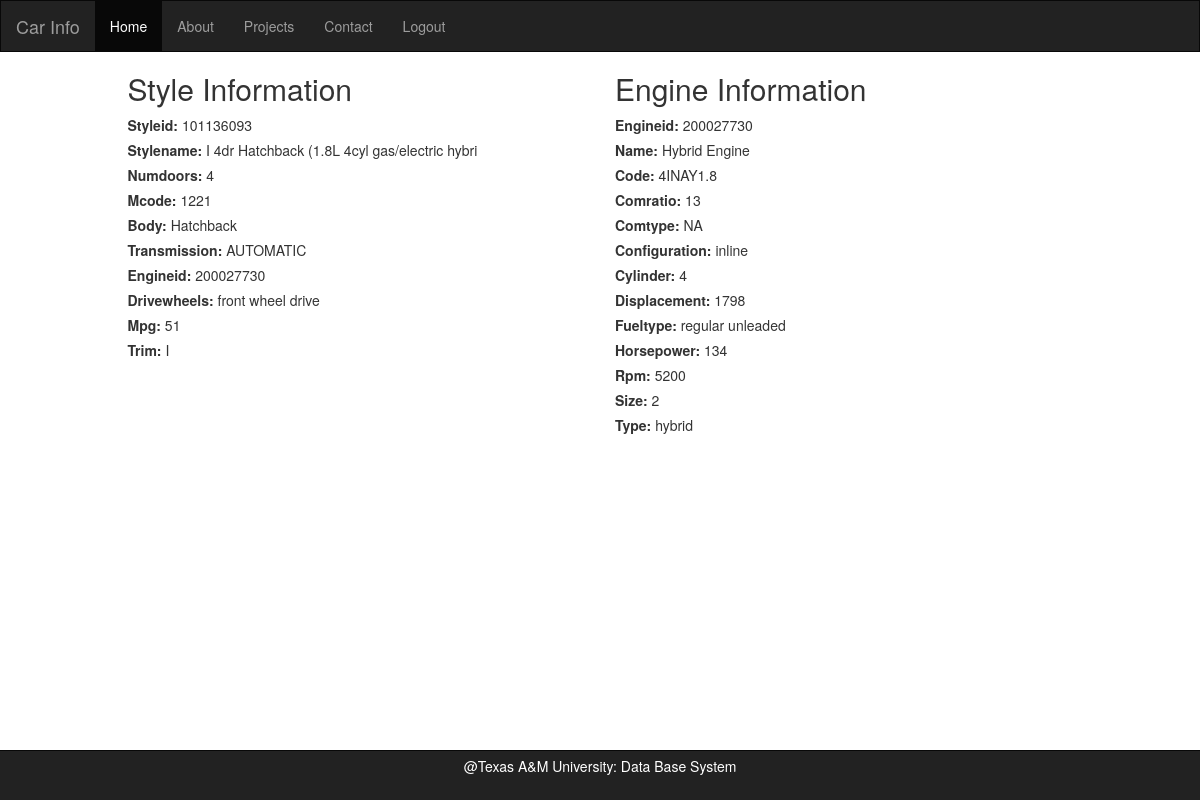
Screenshot of /PHP-MySQL-Car/details/index.php?styleid=101136093 with the database file from the repository.
### tables this page shows
CREATE TABLE `styles` (
  `styleid` int(11) NOT NULL,
  `stylename` varchar(45) DEFAULT NULL,
  `numDoors` int(11) DEFAULT NULL,
  `mCode` varchar(45) DEFAULT NULL,
  `body` varchar(45) DEFAULT NULL,
  `transmission` varchar(45) DEFAULT NULL,
  `engineid` int(11) DEFAULT NULL,
  `driveWheels` varchar(45) DEFAULT NULL,
  `MPG` int(11) DEFAULT NULL,
  `trim` varchar(45) DEFAULT NULL,
  PRIMARY KEY (`styleid`)
);

CREATE TABLE `engine` (
  `engineid` int(11) NOT NULL,
  `name` varchar(80) DEFAULT NULL,
  `code` varchar(45) DEFAULT NULL,
  `comRatio` float DEFAULT NULL,
  `comType` varchar(45) DEFAULT NULL,
  `configuration` varchar(45) DEFAULT NULL,
  `cylinder` int(11) DEFAULT NULL,
  `displacement` float DEFAULT NULL,
  `fuelType` varchar(45) DEFAULT NULL,
  `horsepower` int(11) DEFAULT NULL,
  `rpm` int(11) DEFAULT NULL,
  `size` int(11) DEFAULT NULL,
  `type` varchar(20) DEFAULT NULL,
  PRIMARY KEY (`engineid`)
);

### PHP-MySQL-Car/details/index.php (the view, shortened to what this page needs)
<?php
require_once('../header.php');
$styleid = $_GET['styleid'];
$query = "select * from styles where styles.styleId = $styleid";
$run = mysql_query ($query);
$row = mysql_fetch_assoc($run);
$engineid = '';
if ($run){
	$engineid = $row["engineid"];
}
?>
<body>
<div class = "container">
   <div class = 'row'>
    <div class = 'col-md-5 col-md-offset-1'>
    <h2>Style Information</h2>
    <?php
      foreach($row as $key=>$value){
      	 echo "<label>".ucwords(strtolower($key)).": </label>";
		 echo "<span>  ".$row[$key]." </span><br>";
      }
    ?>
   </div>
   <div class = "col-md-4">
    <h2>Engine Information</h2>
	<?php
	if (!empty($engineid)) {
		$query2 = "select * from engine where engineid = $engineid";
		$run2 = mysql_query ($query2);
		if ($run2) {
			 $row2 = mysql_fetch_assoc($run2);
	         foreach($row2 as $key=>$value){
	      	 echo "<label>".ucwords(strtolower($key)).": </label>";
			 echo "<span>  ".$row2[$key]." </span><br>";
      }
       ?>
    </div>
    </div>
	<?php
     }
 }
	?>
</div>
</body>
<?php
require_once('../footer.php');
?>

### PHP-MySQL-Car/css/login.css (style rules this page uses)
body, html { height: 100%; background-repeat: no-repeat; }

### rows the page displays
styles: styleid "101136093", stylename "I 4dr Hatchback (1.8L 4cyl gas/electric hybri", numDoors "4", mCode "1221", body "Hatchback", transmission "AUTOMATIC", engineid "200027730", driveWheels "front wheel drive", MPG "51", trim "I"
engine: engineid "200027730", name "Hybrid Engine", code "4INAY1.8", comRatio "13", comType "NA", configuration "inline", cylinder "4", displacement "1798", fuelType "regular unleaded", horsepower "134", rpm "5200", size "2", type "hybrid"

### other values shown
$key "Styleid"
$key "Stylename"
$key "Numdoors"
$key "Mcode"
$key "Body"
$key "Transmission"
$key "Engineid"
$key "Drivewheels"
$key "Mpg"
$key "Trim"
$key "Name"
$key "Code"
$key "Comratio"
$key "Comtype"
$key "Configuration"
